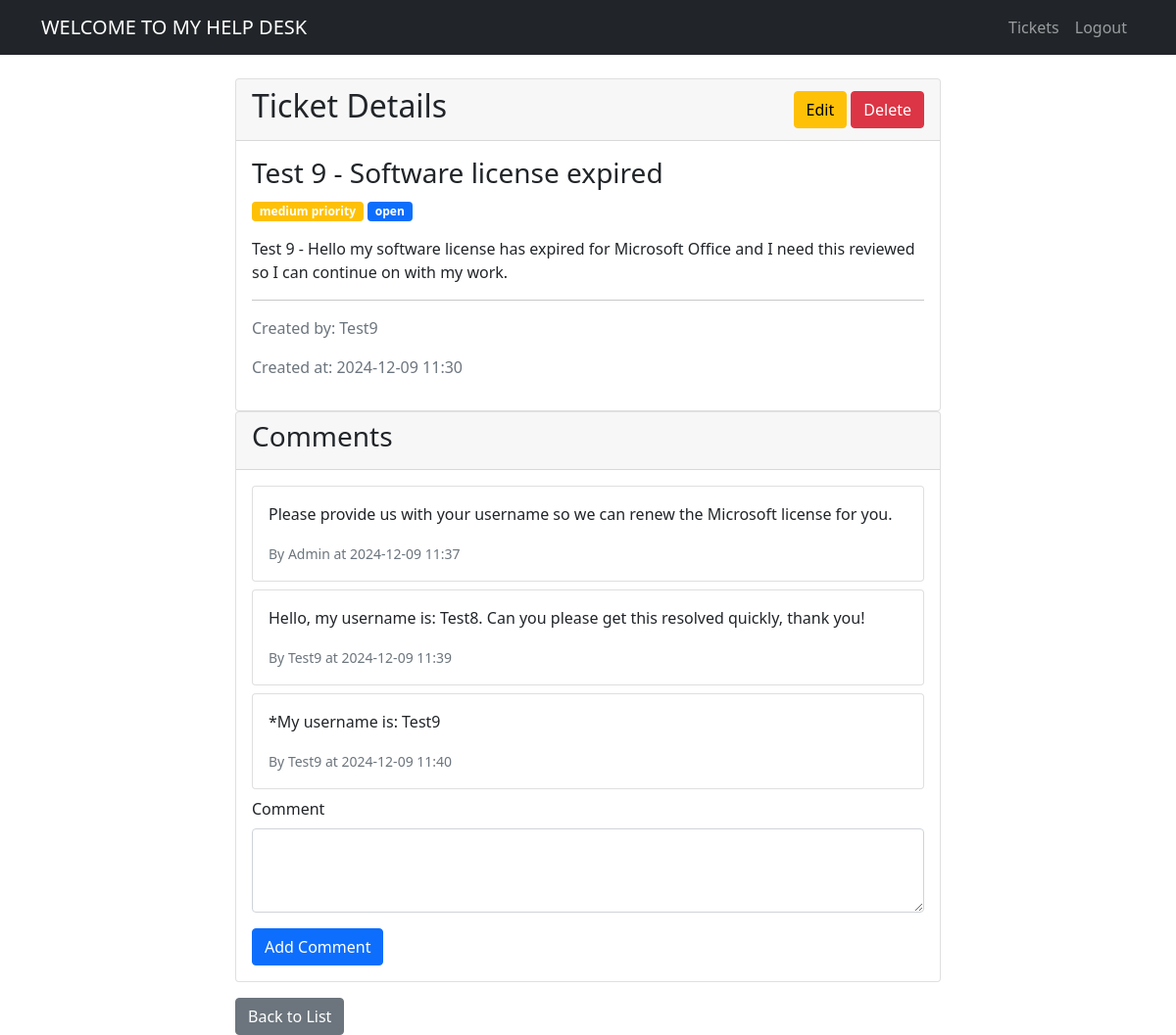
Page /tickets/9 (signed in) on the committed database.
### app/models.py (models this page shows, shortened)
class Ticket(db.Model):
    id = db.Column(db.Integer, primary_key=True)
    title = db.Column(db.String(100), nullable=False)
    description = db.Column(db.Text, nullable=False)
    status = db.Column(db.String(20), default='open')
    priority = db.Column(db.String(20), default='medium')
    created_at = db.Column(db.DateTime, default=datetime.now)
    updated_at = db.Column(db.DateTime, default=datetime.now, onupdate=datetime.now)
    author_id = db.Column(db.Integer, db.ForeignKey('user.id'), nullable=False)
    assigned_to = db.Column(db.Integer, db.ForeignKey('user.id'))
    comments = db.relationship('Comment', backref='ticket', lazy='dynamic', cascade='all, delete-orphan')

class User(UserMixin, db.Model):
    id = db.Column(db.Integer, primary_key=True)
    username = db.Column(db.String(64), unique=True, nullable=False)
    email = db.Column(db.String(120), unique=True, nullable=False)
    password_hash = db.Column(db.String(128))
    is_admin = db.Column(db.Boolean, default=False)
    created_at = db.Column(db.DateTime, default=datetime.now)
    tickets_created = db.relationship('Ticket', backref='author', lazy='dynamic', foreign_keys='Ticket.author_id')
    tickets_assigned = db.relationship('Ticket', backref='assigned_user', lazy='dynamic', foreign_keys='Ticket.assigned_to')
    comments = db.relationship('Comment', backref='author', lazy='dynamic')

class Comment(db.Model):
    id = db.Column(db.Integer, primary_key=True)
    content = db.Column(db.Text, nullable=False)
    created_at = db.Column(db.DateTime, default=datetime.now)
    author_id = db.Column(db.Integer, db.ForeignKey('user.id'), nullable=False)
    ticket_id = db.Column(db.Integer, db.ForeignKey('ticket.id'), nullable=False)

### app/routes/tickets.py (the view)
@bp.route('/tickets/<int:id>')
@login_required
def view_ticket(id):
    ticket = Ticket.query.get_or_404(id)
    form = CommentForm()
    return render_template('tickets/view.html', ticket=ticket, form=form)

### app/forms.py
class CommentForm(FlaskForm):
    content = TextAreaField('Comment', validators=[DataRequired()])
    submit = SubmitField('Add Comment')

### app/__init__.py (called while the page is built)
def create_app(config_class=Config):
    app = Flask(__name__)
    app.config.from_object(config_class)
    db.init_app(app)
    login_manager.init_app(app)
    from app.routes.main import bp as main_bp
    from app.routes.auth import bp as auth_bp
    from app.routes.tickets import bp as tickets_bp
    app.register_blueprint(main_bp)
    app.register_blueprint(auth_bp)
    app.register_blueprint(tickets_bp)
    @login_manager.user_loader
    def load_user(id):
        from app.models import User
        return User.query.get(int(id))
    return app

### app/templates/tickets/view.html (shortened to what this page needs)
{% extends "base.html" %} {% block title %}View Ticket{% endblock %} {% block
content %}
<div class="container">
  <div class="row">
    <div class="col-md-8 offset-md-2">
      <div class="card">
        <div
          class="card-header d-flex justify-content-between align-items-center"
        >
          <h2>Ticket Details</h2>
          <div>
             {% if
            current_user.is_admin %}
            <a
              href="{{ url_for('tickets.update_ticket', id=ticket.id) }}"
              class="btn btn-warning"
              >Edit</a
            >
            <a
              href="{{ url_for('tickets.delete_ticket', id=ticket.id) }}"
              class="btn btn-danger"
              onclick="return confirm('Are you sure you want to delete this ticket?');"
              >Delete</a
            >
            {% endif %}
          </div>
        </div>
        <div class="card-body">
          <h3 class="card-title">{{ ticket.title }}</h3>
          <div class="mb-3">
            <span
              class="badge bg-{{ 'danger' if ticket.priority == 'high' else 'warning' if ticket.priority == 'medium' else 'info' }}"
            >
              {{ ticket.priority }} priority
            </span>
            <span
              class="badge bg-{{ 'success' if ticket.status == 'closed' else 'primary' }}"
            >
              {{ ticket.status }}
            </span>
          </div>
          <p class="card-text">{{ ticket.description }}</p>
          <hr />
          <div class="text-muted">
            <p>Created by: {{ ticket.author.username }}</p>
            <p>
              Created at: {{ ticket.created_at.strftime('%Y-%m-%d %H:%M') }}
            </p>
          </div>
        </div>
      </div>
      <div class="card">
        <div class="card-header">
          <h3>Comments</h3>
        </div>
        <div class="card-body">
           {% if ticket.comments.all() %} {% for
          comment in ticket.comments %}
          <div class="card mb-2">
            <div class="card-body">
              <p>{{ comment.content }}</p>
              <small class="text-muted">
                By {{ comment.author.username }} at {{
                comment.created_at.strftime('%Y-%m-%d %H:%M') }}
              </small>
            </div>
          </div>
          {% endfor %} {% else %} {# This shows a message if no comments exist
          on that ticket yet #}
          <p class="text-muted">No comments yet.</p>
          {% endif %}
          <form
            method="POST"
            action="{{ url_for('tickets.add_comment', ticket_id=ticket.id) }}"
          >
            <div class="mb-3">
              {{ form.content.label(class="form-label") }} {{
              form.content(class="form-control", rows="3") }}
            </div>
            {{ form.submit(class="btn btn-primary") }}
          </form>
        </div>
      </div>
      <div class="mt-3">
        <a
          href="{{ url_for('tickets.list_tickets') }}"
          class="btn btn-secondary"
          >Back to List</a
        >
      </div>
    </div>
  </div>
</div>
{% endblock %}

### rows in the picture
Ticket: title "Test 9 - Software license expired", priority "medium", status "open", description "Test 9 - Hello my software license has expired for Microsoft Office and I need this reviewed so I can continue on with my work.", created_at "2024-12-09 11:30"
User: author.username "Test9"
Comment: content "Please provide us with your username so we can renew the Microsoft license for you.", author.username "Admin", created_at "2024-12-09 11:37"
Comment: content "Hello, my username is: Test8. Can you please get this resolved quickly, thank you!", author.username "Test9", created_at "2024-12-09 11:39"
Comment: content "*My username is: Test9", author.username "Test9", created_at "2024-12-09 11:40"
